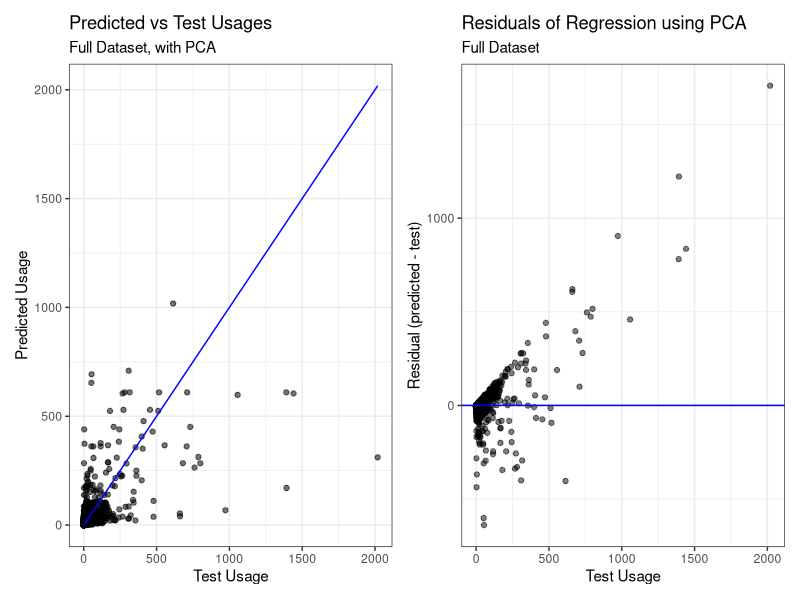
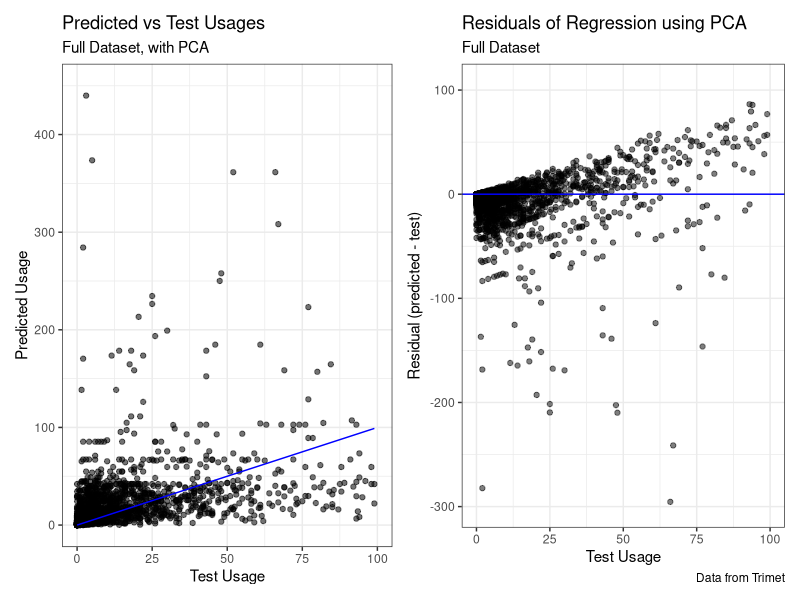
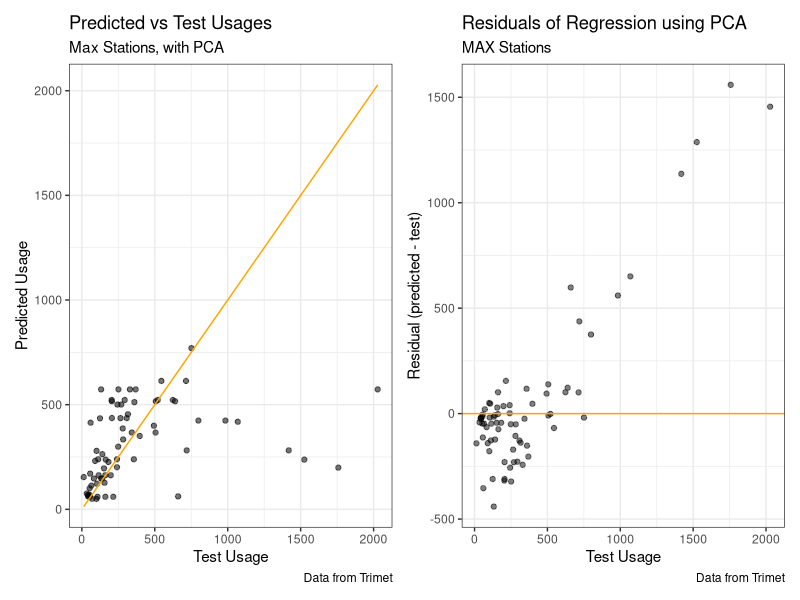
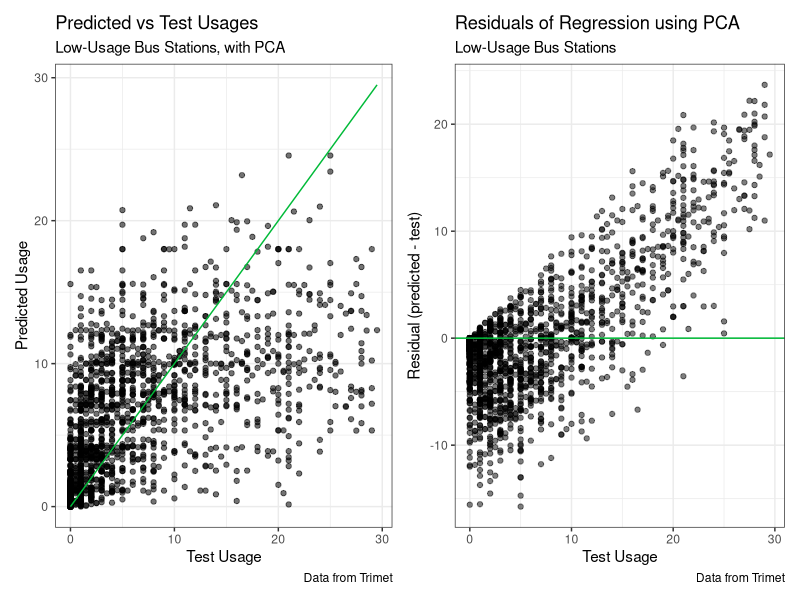
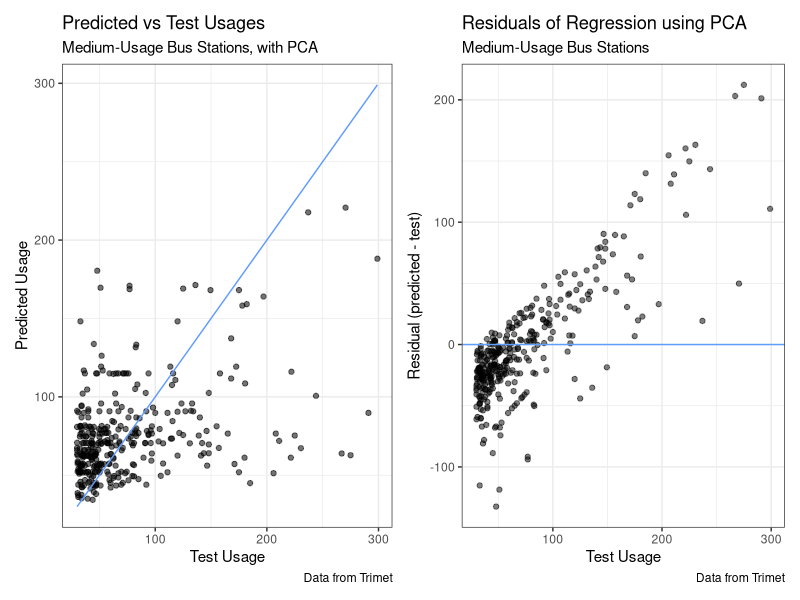
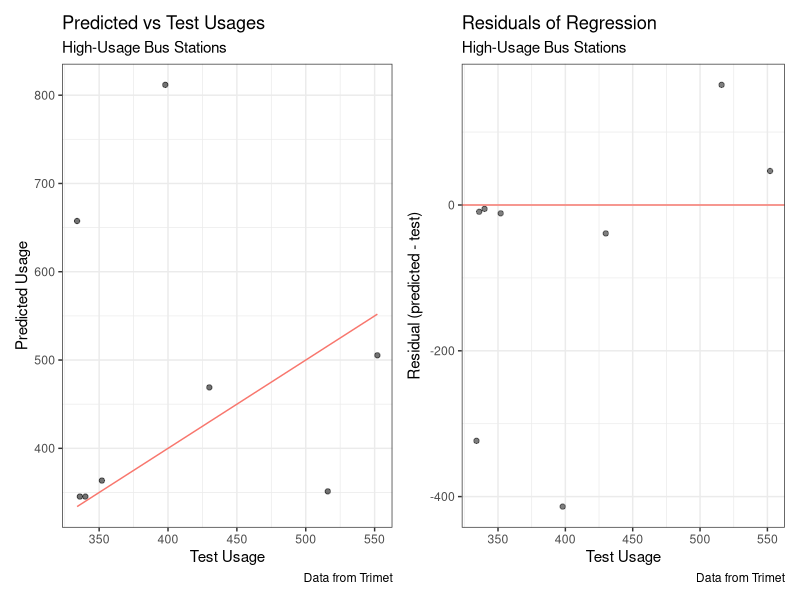

Generate these figures, in order, with R:
## ---- chunk 1
library(tidyverse)
library(cowplot)
## ---- chunk 2
full_model = read_csv('data/full.csv')
max_model = read_csv('data/max.csv')
low_model = read_csv('data/low.csv')
med_model = read_csv('data/med.csv')
high_model = read_csv('data/high.csv')
## ---- chunk 3
#| fig-cap: 'Figure 6: Predicted values vs test values for the random forest model trained on the full PCA dataset, as well as the residuals. This model had an RMSE value of 79.74, but the shape of the residuals shows it is not a good model. '
pca_plot = ggplot() + 
  geom_point(aes(x=full_model$total_usage, y=full_model$pca_pred, alpha=0.5)) + 
  geom_line(aes(x=full_model$total_usage, y=full_model$total_usage), colour='blue') + 
  #xlab('real')+ 
  #ylab('predicted') + 
  theme_bw() + 
  labs(
    title = 'Predicted vs Test Usages',
    subtitle = 'Full Dataset, with PCA', 
    x = 'Test Usage', 
    y = 'Predicted Usage', 
    #caption = 'Data from Trimet'
  ) + 
  theme(
    legend.position='none'
  )

pca_resid = ggplot() + 
  geom_point(aes(x=full_model$total_usage, y = full_model$total_usage - full_model$pca_pred), alpha=0.5) + 
  geom_hline(aes(yintercept = 0), color='blue') + 
  theme_bw() + 
  labs(
    title = 'Residuals of Regression using PCA', 
    subtitle = 'Full Dataset', 
    x = 'Test Usage', 
    y = 'Residual (predicted - test)', 
    #caption = 'Data from Trimet'
  ) 

plot_grid(pca_plot, pca_resid ,nrow=1) +
  facet_grid() +
  theme_minimal()
## ---- chunk 4
#| fig-cap: 'Figure 7: Predicted values vs test values for the random forest model trained on the full PCA dataset, as well as the residuals, limited to usage values between 0 and 100. This is a crop of Figure 6 for clarity of image. '
pca_plot = ggplot() + 
  geom_point(aes(x=full_model$total_usage, y=full_model$pca_pred, alpha=0.5)) + 
  geom_line(aes(x=full_model$total_usage, y=full_model$total_usage), colour='blue') + 
  xlab('real')+ 
  ylab('predicted') + 
  xlim(0, 100) + 
  ylim(0, 450) +
  theme(
    legend.position='none'
  ) +
  theme_bw() + 
  labs(
    title = 'Predicted vs Test Usages',
    subtitle = 'Full Dataset, with PCA', 
    x = 'Test Usage', 
    y = 'Predicted Usage', 
    #caption = 'Data from Trimet'
  ) + 
  theme(
    legend.position='none'
  )

pca_resid = ggplot() + 
  geom_point(aes(x=full_model$total_usage, y = full_model$total_usage - full_model$pca_pred), alpha=0.5) + 
  geom_hline(aes(yintercept = 0), color='blue') + 
  xlim(0,100) + 
  ylim(-300, 105) + 
  theme_bw() + 
  labs(
    title = 'Residuals of Regression using PCA', 
    subtitle = 'Full Dataset', 
    x = 'Test Usage', 
    y = 'Residual (predicted - test)', 
    caption = 'Data from Trimet'
  ) 

plot_grid(pca_plot, pca_resid ,nrow=1) +
  facet_grid() +
  theme_minimal()
## ---- chunk 5
#| fig-cap: 'Figure 8: Predicted values vs test values for the random forest model trained on the MAX PCA dataset, as well as the residuals. This model had an RMSE value of 378.91. '
max_plot = ggplot() + 
  geom_point(aes(x=max_model$total_usage, y=max_model$max_pred, alpha=0.5)) + 
  geom_line(aes(x=max_model$total_usage, y=max_model$total_usage), colour='orange') + 
  xlab('real')+ 
  ylab('predicted') + 
  theme(
    legend.position='none'
  ) + 
  theme_bw() + 
  labs(
    title = 'Predicted vs Test Usages',
    subtitle = 'Max Stations, with PCA', 
    x = 'Test Usage', 
    y = 'Predicted Usage', 
    caption = 'Data from Trimet'
  ) + 
  theme(
    legend.position='none'
  )

max_resid = ggplot() + 
  geom_point(aes(x=max_model$total_usage, y = max_model$total_usage - max_model$max_pred), alpha=0.5) + 
  geom_hline(aes(yintercept = 0), color='orange') + 
  theme_bw() + 
  labs(
    title = 'Residuals of Regression using PCA', 
    subtitle = 'MAX Stations', 
    x = 'Test Usage', 
    y = 'Residual (predicted - test)', 
    caption = 'Data from Trimet'
  ) 

plot_grid(max_plot, max_resid) +
  facet_grid() +
  theme_minimal()
## ---- chunk 6
#| fig-cap: 'Figure 9: Predicted values vs test values for the random forest model trained on the low-usage bus PCA dataset, as well as the residuals. This model had an RMSE value of 5.965. '
low_plot = ggplot() + 
  geom_point(aes(x=low_model$total_usage, y=low_model$low_pred, alpha=0.5)) + 
  geom_line(aes(x=low_model$total_usage, y=low_model$total_usage), colour='#00BA38') + 
  xlab('real')+ 
  ylab('predicted') + 
  theme(
    legend.position='none'
  ) + 
  theme_bw() + 
  labs(
    title = 'Predicted vs Test Usages',
    subtitle = 'Low-Usage Bus Stations, with PCA', 
    x = 'Test Usage', 
    y = 'Predicted Usage', 
    caption = 'Data from Trimet'
  ) + 
  theme(
    legend.position='none'
  )

low_resid = ggplot() + 
  geom_point(aes(x=low_model$total_usage, y = low_model$total_usage - low_model$low_pred), alpha=0.5) + 
  geom_hline(aes(yintercept = 0), color='#00BA38') + 
  theme_bw() + 
  labs(
    title = 'Residuals of Regression using PCA', 
    subtitle = 'Low-Usage Bus Stations', 
    x = 'Test Usage', 
    y = 'Residual (predicted - test)', 
    caption = 'Data from Trimet'
  ) 

plot_grid(low_plot, low_resid) +
  facet_grid() +
  theme_minimal()
## ---- chunk 7
#| fig-cap: 'Figure 10: Predicted values vs test values for the random forest model trained on the medium-usage bus PCA dataset, as well as the residuals. This model had an RMSE value of 47.797. '
med_plot = ggplot() + 
  geom_point(aes(x=med_model$total_usage, y=med_model$med_pred, alpha=0.5)) + 
  geom_line(aes(x=med_model$total_usage, y=med_model$total_usage), colour='#619CFF') + 
  xlab('real')+ 
  ylab('predicted') + 
  theme(
    legend.position='none'
  ) + 
  theme_bw() + 
  labs(
    title = 'Predicted vs Test Usages',
    subtitle = 'Medium-Usage Bus Stations, with PCA', 
    x = 'Test Usage', 
    y = 'Predicted Usage', 
    caption = 'Data from Trimet'
  ) + 
  theme(
    legend.position='none'
  )

med_resid = ggplot() + 
  geom_point(aes(x=med_model$total_usage, y = med_model$total_usage - med_model$med_pred), alpha=0.5) + 
  geom_hline(aes(yintercept = 0), color='#619CFF') + 
  theme_bw() + 
  labs(
    title = 'Residuals of Regression using PCA', 
    subtitle = 'Medium-Usage Bus Stations', 
    x = 'Test Usage', 
    y = 'Residual (predicted - test)', 
    caption = 'Data from Trimet'
  ) 

plot_grid(med_plot, med_resid) +
  facet_grid() +
  theme_minimal()
## ---- chunk 8
#| fig-cap: 'Figure 11: Predicted values vs test values for the random forest model trained on the high-usage bus PCA dataset, as well as the residuals. This model had an RMSE value of 195.85. Note the very low number of datapoints, which makes this model a poor generalization. '
high_plot = ggplot() + 
  geom_point(aes(x=high_model$total_usage, y=high_model$high_pred, alpha=0.5)) + 
  geom_line(aes(x=high_model$total_usage, y=high_model$total_usage), colour='#F8766D') + 
  xlab('real')+ 
  ylab('predicted') + 
  theme(
    legend.position='none'
  ) + 
  theme_bw() + 
  labs(
    title = 'Predicted vs Test Usages',
    subtitle = 'High-Usage Bus Stations', 
    x = 'Test Usage', 
    y = 'Predicted Usage', 
    caption = 'Data from Trimet'
  ) + 
  theme(
    legend.position='none'
  )

high_resid = ggplot() + 
  geom_point(aes(x=high_model$total_usage, y = high_model$total_usage - high_model$high_pred), alpha=0.5) + 
  geom_hline(aes(yintercept = 0), color='#F8766D') + 
  theme_bw() + 
  labs(
    title = 'Residuals of Regression', 
    subtitle = 'High-Usage Bus Stations', 
    x = 'Test Usage', 
    y = 'Residual (predicted - test)', 
    caption = 'Data from Trimet'
  ) 

plot_grid(high_plot, high_resid) +
  facet_grid() +
  theme_minimal()
